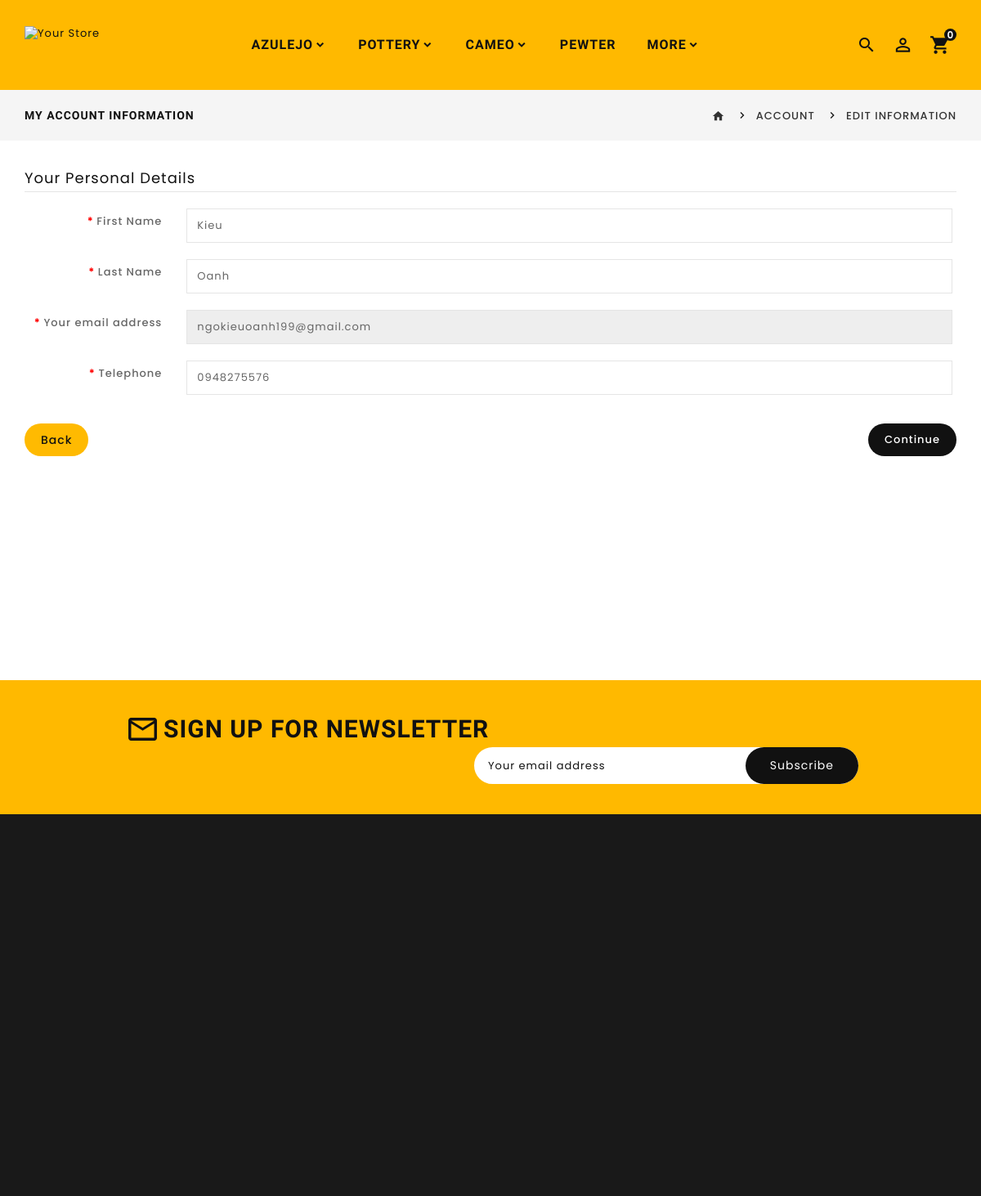
/editInformation.php (signed in), run on the app's committed database.
### tables this page shows
CREATE TABLE IF NOT EXISTS `categories` (
  `category_id` int(11) NOT NULL AUTO_INCREMENT,
  `category_name` varchar(255) NOT NULL,
  PRIMARY KEY (`category_id`)
);

CREATE TABLE IF NOT EXISTS `users` (
  `user_id` int(11) NOT NULL AUTO_INCREMENT,
  `user_firstname` varchar(255) NOT NULL,
  `user_lastname` varchar(255) NOT NULL,
  `user_email` varchar(100) NOT NULL,
  `user_password` varchar(255) NOT NULL,
  `user_telephone` varchar(11) NOT NULL,
  `user_role` varchar(255) NOT NULL,
  PRIMARY KEY (`user_id`),
  UNIQUE KEY `user_email` (`user_email`)
);

### app/models/Db.php (called while the page is built, shortened)
<?php
class Db
{
    public static $connection = NULL;
    public function __construct()
    {
        if(!self::$connection) {
            self::$connection = new mysqli(DB_HOST, DB_USER, DB_PASS, DB_NAME, DB_PORT);
            self::$connection->set_charset('utf8mb4');
        }
        return self::$connection;
    }
    public function select($sql)
    {
        $sql->execute();
        $items = $sql->get_result()->fetch_all(MYSQLI_ASSOC);
        return $items;
    }
}

### app/models/CategoryModel.php (called while the page is built, shortened)
<?php
class CategoryModel extends Db
{
    public function getCategories()
    {
        $sql = parent::$connection->prepare("SELECT * FROM categories");
        return parent::select($sql);
    }
    public function getCategoriesByCategory($categoryId)
    {
        $sql = parent::$connection->prepare("SELECT * FROM categories_in_categories INNER JOIN categories_categories ON categories_in_categories.id = categories_categories.category_in_id WHERE categories_categories.category_id = ?");
        $sql->bind_param('i', $categoryId);
        return parent::select($sql);
    }
}

### app/models/UserModel.php (called while the page is built, shortened)
<?php
class UserModel extends Db
{
    public function getUserByID($user_id)
    {
        $sql = parent::$connection->prepare("SELECT * FROM `users` WHERE user_id = ?;");
        $sql->bind_param('i', $user_id);
        return parent::select($sql);
    }
}

### editInformation.php (the view, shortened to what this page needs)
<?php
$userModel = new UserModel();
if (isset($_SESSION['id'])) {
	$item = $userModel->getUserByID($_SESSION['id']);
	$getUser = array_shift($item);
	$firstname = $getUser['user_firstname'];
	$lastname = $getUser['user_lastname'];
	$phone = $getUser['user_telephone'];
}
?>
<!DOCTYPE html>
<html lang="en">
<head>
	<link href="catalog/view/javascript/jquery/owl-carousel/owl.carousel.min.css" rel="stylesheet" media="screen" />
	<link href="catalog/view/javascript/jquery/owl-carousel/owl.theme.default.min.css" rel="stylesheet" media="screen" />
	<link href="catalog/view/theme/OPC009_04/stylesheet/TemplateTrip/bootstrap.min.css" rel="stylesheet" media="screen" />
	<link href="catalog/view/theme/OPC009_04/stylesheet/stylesheet.css" rel="stylesheet">
	<link href="catalog/view/theme/OPC009_04/stylesheet/TemplateTrip/ttblogstyle.css" rel="stylesheet" type="text/css" />
	<link href="catalog/view/theme/OPC009_04/stylesheet/TemplateTrip/category-feature.css" rel="stylesheet" type="text/css" />
	<link href="catalog/view/theme/OPC009_04/stylesheet/TemplateTrip/newsletter.css" rel="stylesheet" type="text/css" />
	<link href="catalog/view/theme/OPC009_04/stylesheet/TemplateTrip/animate.css" rel="stylesheet" type="text/css" />
	<link href="catalog/view/theme/OPC009_04/stylesheet/TemplateTrip/ttcountdown.css" rel="stylesheet" type="text/css" />
	<link href="catalog/view/theme/OPC009_04/stylesheet/TemplateTrip/lightbox.css" rel="stylesheet" type="text/css" />
	<link href="catalog/view/javascript/jquery/datetimepicker/bootstrap-datetimepicker.min.css" type="text/css" rel="stylesheet" media="screen" />
</head>
<body class="account-edit">
	<div id="page">
		<header>
			<?php include 'header.php' ?>
		</header>
		<div class="header-content-title">
		</div>
		<div id="account-edit" class="container">
			<ul class="breadcrumb">
				<li><a href="https://demo.templatetrip.com/Opencart/OPC01/OPC009/OPC04/index.php?route=common/home"><i class="material-icons">home</i></a></li>
				<li><a href="https://demo.templatetrip.com/Opencart/OPC01/OPC009/OPC04/index.php?route=account/account">Account</a></li>
				<li><a href="https://demo.templatetrip.com/Opencart/OPC01/OPC009/OPC04/index.php?route=account/edit">Edit Information</a></li>
			</ul>
			<div class="row">
				<div id="content" class="col-sm-12">
					<h1>My Account Information</h1>
					<form action="editInformation.php" method="post" enctype="multipart/form-data" class="form-horizontal">
						<fieldset>
							<legend>Your Personal Details</legend>
							<div class="form-group required">
								<label class="col-sm-2 control-label" for="input-firstname">First Name </label>
								<div class="col-sm-10">
									<input type="text" name="firstname" value="<?php echo $firstname ?>" placeholder="First Name" id="input-firstname" class="form-control" />
								</div>
							</div>
							<div class="form-group required">
								<label class="col-sm-2 control-label" for="input-lastname">Last Name</label>
								<div class="col-sm-10">
									<input type="text" name="lastname" value="<?php echo $lastname ?>" placeholder="Last Name" id="input-lastname" class="form-control" />
								</div>
							</div>
							<div class="form-group required">
								<label class="col-sm-2 control-label" for="input-email">Your email address</label>
								<div class="col-sm-10">
									<input type="email" name="email" value="<?php echo $getUser['user_email'] ?>" placeholder="Your email address" id="input-email" readonly class="form-control" />
								</div>
							</div>
							<div class="form-group required">
								<label class="col-sm-2 control-label" for="input-telephone">Telephone</label>
								<div class="col-sm-10">
									<input type="tel" name="telephone" value="<?php echo $phone ?>" placeholder="Telephone" id="input-telephone" class="form-control" />
								</div>
							</div>
						</fieldset>
						<div class="buttons clearfix">
							<div class="pull-left"><a href="account.php" class="btn btn-default">Back</a></div>
							<div class="pull-right">
								<input type="submit" value="Continue" class="btn btn-primary" />
							</div>
						</div>
					</form>
				</div>
			</div>
		</div>
		<footer>
			<div class="footer-top-cms col-sm-12">
				<div class="container">
					<aside id="footer-top">
						<div class="newletter-subscribe container hb-animate-element right-to-left hb-in-viewport">
							<div id="newletter-boxes" class="newletter-container">
								<div id="dialog-normal" class="window">
									<div class="box">
										<div class="newletter-title col-sm-6">
											<h2 class="tt-title">Sign Up For Newsletter</h2>
										</div>
										<div class="box-content newleter-content col-sm-6">
											<div id="form_subscribe">
												<form name="subscribe" id="subscribe">
													<input type="text" placeholder="Your email address" value="" name="subscribe_email" id="subscribe_email">
													<a class="button btn btn-primary" onclick="email_subscribe()"><span>subscribe</span><i class='material-icons'>near_me</i></a>
												</form>
											</div>
										</div>
									</div>
								</div>
							</div>
						</div>
					</aside>
				</div>
			</div>
			<div class="footer-container">
			</div>
			<div class="bottom-footer">
			</div>
		</footer>
	</div>
</body>
</html>

### header.php (shortened to what this page needs)
<?php
$categoryModel = new CategoryModel();
$categoryList = $categoryModel->getCategories();
?>
<div class="header">
    <div class="full-header">
        <div class="container">
            <div class="header-left">
                <div id="logo">
                    <a href="index.php"><img src="https://demo.templatetrip.com/Opencart/OPC01/OPC009/OPC04/image/catalog/logo.png" title="Your Store" alt="Your Store" class="img-responsive" /></a>
                </div>
            </div>
            <div class="header-top-right">
                <div id="top-links" class="nav pull-right">
                    <ul class="list-inline">
                        <li class="ttsearch">
                            <div id="search" class="input-group">
                                <span class="ttsearch_button">
                                    <i class="material-icons icon-search">search</i>
                                </span>
                            </div>
                        </li>
                        <li class="account-nav dropdown header_user_info"><a href="#" title="Account" class="dropdown-toggle" data-toggle="dropdown"><span class="ttuserheading"></span></a>
                        </li>
                        <li class="ttcart">
                            <div id="cart" class="btn-group">
                                <button type="button" data-toggle="dropdown" data-loading-text="Loading..." class="btn btn-inverse btn-block btn-lg dropdown-toggle"><i class="material-icons shopping-cart">shopping_cart</i>
                                    <span id="cart-total">0</span>
                                </button>
                            </div>
                        </li>
                    </ul>
                </div>
            </div>
            <div class="header-top-left">
                <div class="header-left-cms">
                    <aside id="header-left">
                        <div class="main-category-list left-main-menu">
                            <div class="cat-menu">
                                <div class="menu-category">
                                    <ul class="dropmenu">
                                        <?php
                                        foreach ($categoryList as $item) {
                                            $category_List = $categoryModel->getCategoriesByCategory($item['category_id']);
                                        ?>
                                            <?php
                                            if (count($category_List) > 0) {
                                            ?>
                                                <li class="TT-Sub-List dropdown">
                                                    <a href="category.php?id=<?php echo $item['category_id']?>&limit=2&sort=default" class="TT-Category-List"><?php echo $item['category_name']; ?></a>
                                                </li>
                                            <?php
                                            } else {
                                            ?>
                                                <li class="TT-Sub-List">
                                                    <a href="category.php?id=<?php echo $item['category_id'] ?>"><?php echo $item['category_name']; ?></a>
                                                </li>
                                            <?php
                                            }
                                            ?>
                                        <?php
                                        }
                                        ?>
                                    </ul>
                                </div>
                            </div>
                        </div>
                    </aside>
                </div>
            </div>
        </div>
    </div>
</div>

### catalog/view/theme/OPC009_04/stylesheet/TemplateTrip/newsletter.css (style rules this page uses)
#dialog-normal .newletter-title h2 { border: medium none; color: #111; float: left; margin: 0; padding: 0 0 0 50px; position: relative; text-align: left; width: 100%; text-transform: uppercase; font: 600 30px/45px "Dosis", Helvetica, sans-serif; }
.newletter-title { float: left; padding: 0; width: auto; display: inline-block; }
#dialog-normal .newletter-title .tt-title::before { bottom: auto; color: #111; cursor: pointer; float: left; font-family: "Material Icons"; content: "\e0e1"; font-size: 42px; height: 50px; left: 0; line-height: 46px; margin: auto; position: absolute; right: auto; top: 0; width: 50px; text-align: center; font-style: normal; background: none; font-weight: 400; }
#dialog-normal .newleter-content { float: right; max-width: 470px; padding: 0; text-align: center; width: 100%; display: inline-block; vertical-align: top; }
#form_subscribe { float: left; position: relative; width: 100%; }
.newletter-subscribe { float: none; padding: 37px 120px; display: inline-block; text-align: center; width: 100%; }
.newletter-subscribe .box { float: none; width: 100%; background: none; display: inline-block; vertical-align: top; }
#subscribe_email { float: left; color: #666; padding: 12px 147px 12px 15px; width: 100%; font: 400 13px/16px "Poppins", Helvetica, sans-serif; background: #fff; height: 45px; max-width: 550px; outline: none; letter-spacing: 1px; width: 100%; border: 2px solid #fff; border-radius: 50px; }
#subscribe_email::placeholder { color: #111; }
#subscribe .btn { background: #111; color: #fff; font: 400 14px/45px "poppins", Helvetica, sans-serif; height: 45px; overflow: hidden; padding: 0 30px; position: absolute; right: 0; top: 0; border: none; border-radius: 50px; transition: all 400ms ease-in-out 0s; -webkit-transition: all 400ms ease-in-out 0s; -moz-transition: all 400ms ease-in-out 0s; -o-transition: all 400ms ease-in-out 0s; -ms-transition: all 400ms ease-in-out 0s; }
#subscribe .btn::after { display: none; }
#subscribe .btn::before { display: none; }

### catalog/view/theme/OPC009_04/stylesheet/TemplateTrip/lightbox.css (style rules this page uses)
body:after { display: none; }

### data on the page
categories: category_name "AZULEJO"
categories: category_name "POTTERY"
categories: category_name "CAMEO"
categories: category_name "PEWTER"
users: firstname "Kieu", lastname "Oanh", email "ngokieuoanh199@gmail.com", telephone "0948275576"
